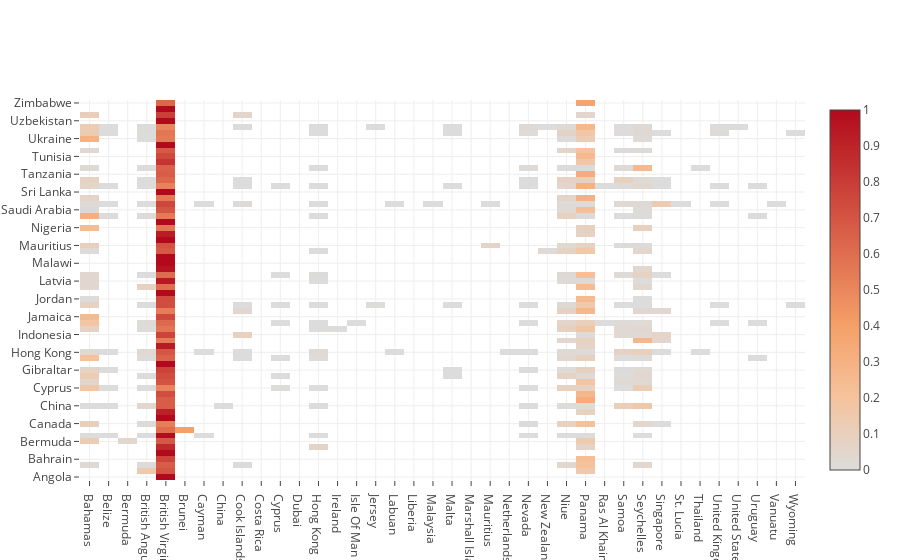
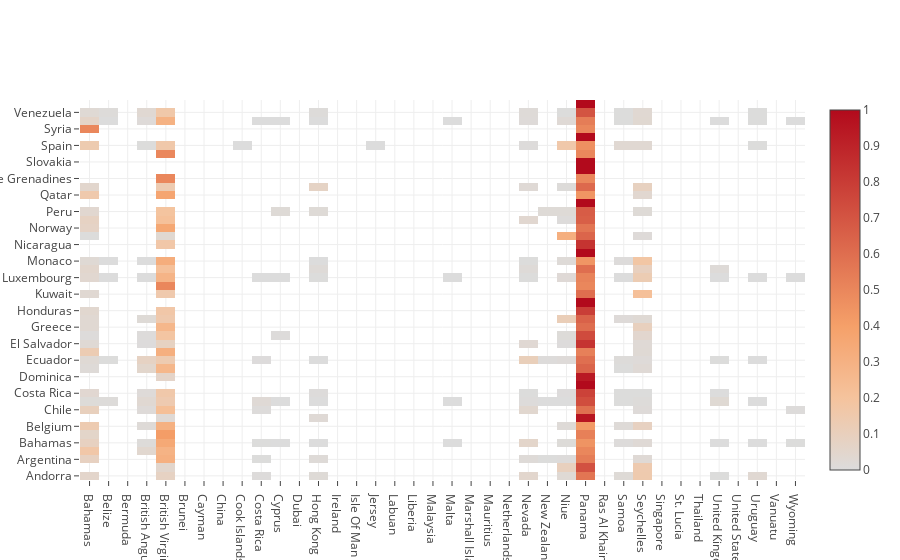
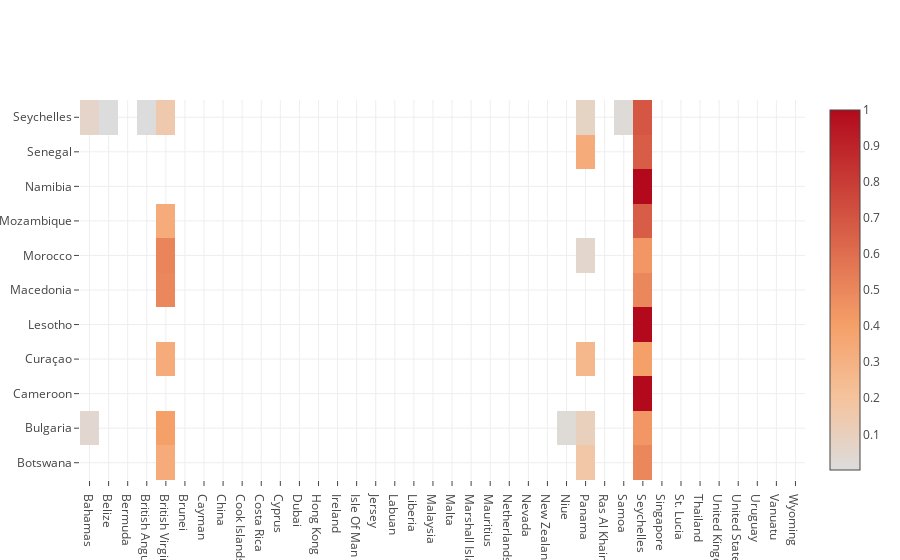
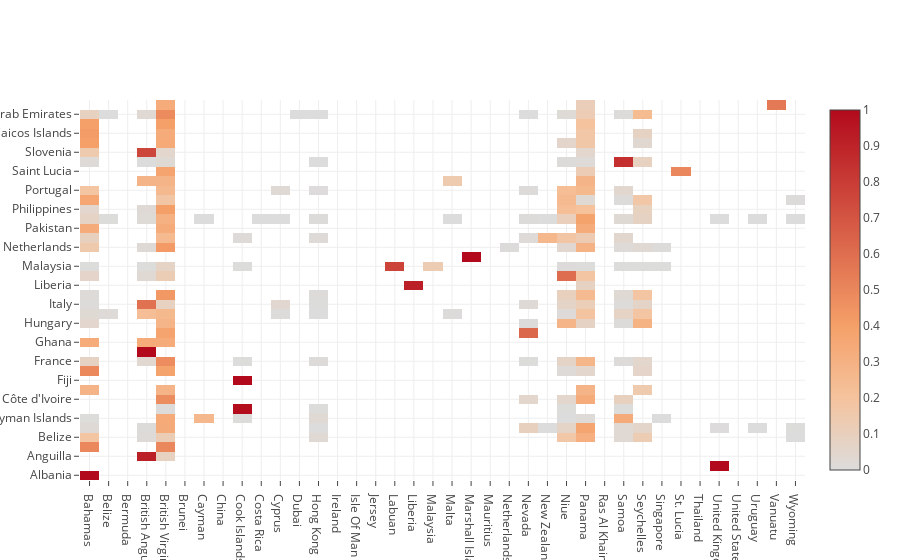

The notebook cell saved with these charts, in order:
### Code cell
from plotly.offline import init_notebook_mode, plot, iplot
import plotly.graph_objs as go
from plotly.graph_objs import *

for i in range(n_clusters):    
    matrix = crosstable_norm[crosstable_norm.cluster == i].drop('cluster', axis=1)
    matrix[matrix == 0.0] = np.nan
    matrix_z = matrix.as_matrix()
    trace = go.Heatmap(z=matrix_z,
                      x=matrix.columns.values,
                      y=matrix.index.values,
                      colorscale = 'Reds')
    data=[trace]
    iplot(data, filename='basic-heatmap')

### Figure 1 — Plotly figure (JSON) as saved in the notebook; plotly's stock layout.template omitted (floating-point values rounded to 4 significant figures; data arrays with more than 128 entries replaced by an {"elided": "..."} marker saying what was removed)
{"data": [{"colorscale": "Reds", "type": "heatmap", "x": ["Bahamas", "Belize", "Bermuda", "British Anguilla", "British Virgin Islands", "Brunei", "Cayman", "China", "Cook Islands", "Costa Rica", "Cyprus", "Dubai", "Hong Kong", "Ireland", "Isle Of Man", "Jersey", "Labuan", "Liberia", "Malaysia", "Malta", "Marshall Islands", "Mauritius", "Netherlands", "Nevada", "New Zealand", "Niue", "Panama", "Ras Al Khaimah", "Samoa", "Seychelles", "Singapore", "St. Lucia", "Thailand", "United Kingdom", "United States", "Uruguay", "Vanuatu", "Wyoming"], "y": ["Angola", "Aruba", "Australia", "Bahrain", "Bangladesh", "Belarus", "Bermuda", "British Virgin Islands", "Brunei", "Canada", "Central African Republic", "Chad", "China", "Croatia", "Cuba", "Cyprus", "Czech Republic", "Estonia", "Gibraltar", "Guam", "Guernsey", "Hong Kong", "Iceland", "India", "Indonesia", "Ireland", "Isle of Man", "Jamaica", "Japan", "Jersey", "Jordan", "Kazakhstan", "Kenya", "Latvia", "Liechtenstein", "Macao", "Malawi", "Mali", "Malta", "Mauritius", "Moldova", "Montenegro", "Nigeria", "Oman", "Russia", "Saudi Arabia", "Singapore", "South Africa", "Sri Lanka", "Switzerland", "Taiwan", "Tanzania", "Thailand", "Trinidad and Tobago", "Tunisia", "Turkey", "Uganda", "Ukraine", "United Kingdom", "United States", "Uzbekistan", "Viet Nam", "Zambia", "Zimbabwe"], "z": {"elided": "64x38 float values"}}], "layout": {}}

### Figure 2 — Plotly figure (JSON) as saved in the notebook; plotly's stock layout.template omitted (floating-point values rounded to 4 significant figures; data arrays with more than 128 entries replaced by an {"elided": "..."} marker saying what was removed)
{"data": [{"colorscale": "Reds", "type": "heatmap", "x": ["Bahamas", "Belize", "Bermuda", "British Anguilla", "British Virgin Islands", "Brunei", "Cayman", "China", "Cook Islands", "Costa Rica", "Cyprus", "Dubai", "Hong Kong", "Ireland", "Isle Of Man", "Jersey", "Labuan", "Liberia", "Malaysia", "Malta", "Marshall Islands", "Mauritius", "Netherlands", "Nevada", "New Zealand", "Niue", "Panama", "Ras Al Khaimah", "Samoa", "Seychelles", "Singapore", "St. Lucia", "Thailand", "United Kingdom", "United States", "Uruguay", "Vanuatu", "Wyoming"], "y": ["Andorra", "Antigua and Barbuda", "Argentina", "Austria", "Bahamas", "Barbados", "Belgium", "Bolivia", "Chile", "Colombia", "Costa Rica", "Djibouti", "Dominica", "Dominican Republic", "Ecuador", "Egypt", "El Salvador", "Germany", "Greece", "Guatemala", "Honduras", "Iran", "Kuwait", "Libya", "Luxembourg", "Mexico", "Monaco", "Nauru", "Nicaragua", "Niue", "Norway", "Paraguay", "Peru", "Puerto Rico", "Qatar", "Saint Kitts and Nevis", "Saint Vincent and the Grenadines", "Sint Maarten (Dutch part)", "Slovakia", "South Korea", "Spain", "Sudan", "Syria", "Uruguay", "Venezuela", "Yemen"], "z": {"elided": "46x38 float values"}}], "layout": {}}

### Figure 3 — Plotly figure (JSON) as saved in the notebook; plotly's stock layout.template omitted (floating-point values rounded to 4 significant figures; data arrays with more than 128 entries replaced by an {"elided": "..."} marker saying what was removed)
{"data": [{"colorscale": "Reds", "type": "heatmap", "x": ["Bahamas", "Belize", "Bermuda", "British Anguilla", "British Virgin Islands", "Brunei", "Cayman", "China", "Cook Islands", "Costa Rica", "Cyprus", "Dubai", "Hong Kong", "Ireland", "Isle Of Man", "Jersey", "Labuan", "Liberia", "Malaysia", "Malta", "Marshall Islands", "Mauritius", "Netherlands", "Nevada", "New Zealand", "Niue", "Panama", "Ras Al Khaimah", "Samoa", "Seychelles", "Singapore", "St. Lucia", "Thailand", "United Kingdom", "United States", "Uruguay", "Vanuatu", "Wyoming"], "y": ["Botswana", "Bulgaria", "Cameroon", "Curaçao", "Lesotho", "Macedonia", "Morocco", "Mozambique", "Namibia", "Senegal", "Seychelles"], "z": {"elided": "11x38 float values"}}], "layout": {}}

### Figure 4 — Plotly figure (JSON) as saved in the notebook; plotly's stock layout.template omitted (floating-point values rounded to 4 significant figures; data arrays with more than 128 entries replaced by an {"elided": "..."} marker saying what was removed)
{"data": [{"colorscale": "Reds", "type": "heatmap", "x": ["Bahamas", "Belize", "Bermuda", "British Anguilla", "British Virgin Islands", "Brunei", "Cayman", "China", "Cook Islands", "Costa Rica", "Cyprus", "Dubai", "Hong Kong", "Ireland", "Isle Of Man", "Jersey", "Labuan", "Liberia", "Malaysia", "Malta", "Marshall Islands", "Mauritius", "Netherlands", "Nevada", "New Zealand", "Niue", "Panama", "Ras Al Khaimah", "Samoa", "Seychelles", "Singapore", "St. Lucia", "Thailand", "United Kingdom", "United States", "Uruguay", "Vanuatu", "Wyoming"], "y": ["Albania", "American Samoa", "Anguilla", "Azerbaijan", "Belize", "Brazil", "Cayman Islands", "Cook Islands", "Côte d'Ivoire", "Denmark", "Fiji", "Finland", "France", "Georgia", "Ghana", "Haiti", "Hungary", "Israel", "Italy", "Lebanon", "Liberia", "Lithuania", "Malaysia", "Marshall Islands", "Netherlands", "New Zealand", "Pakistan", "Panama", "Philippines", "Poland", "Portugal", "Romania", "Saint Lucia", "Samoa", "Slovenia", "Sweden", "Turks and Caicos Islands", "U.S. Virgin Islands", "United Arab Emirates", "Vanuatu"], "z": {"elided": "40x38 float values"}}], "layout": {}}
